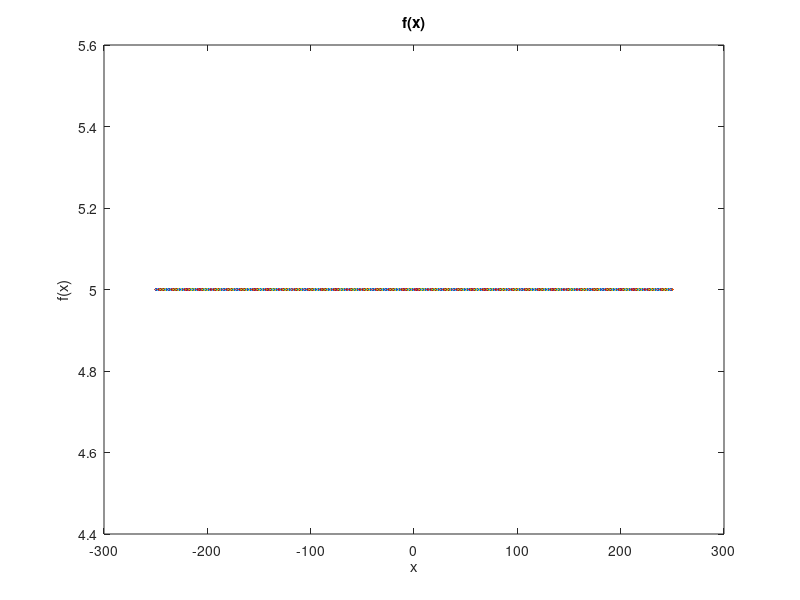
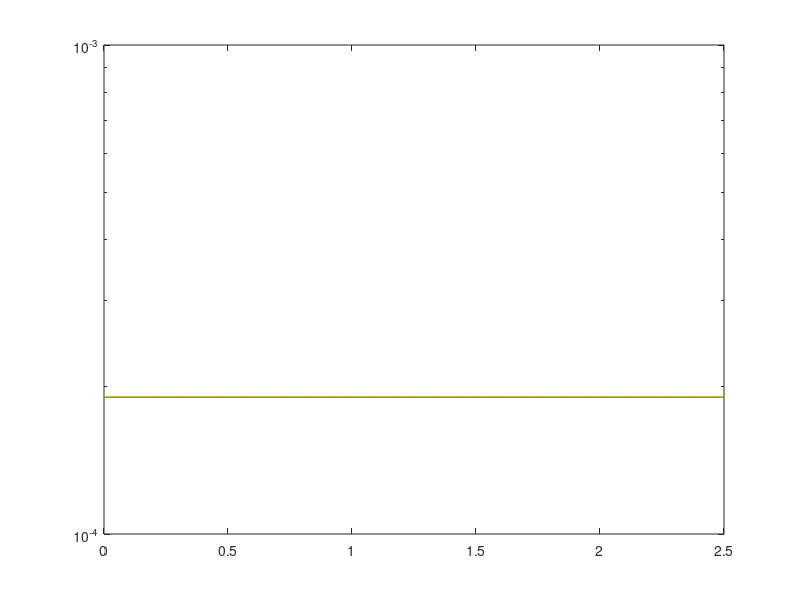

Source code (MATLAB) for these figures, in order:
% Script to plot the Fourier Transform of a given function

% Define the sampling frequency
SF = 5;
% Create a vector of 10^5 points between -10 and 10
t = -250:1/SF:250;
% Input given function
x = input('input function: ');
% Minimum length of FFT multiplied by 20
n = (2^5)*(2^nextpow2(length(t))); % Length of FFT
% Apply Fast Fourier Transform
X = fft(x,n); 
% FFT is symmetric, throw away second half
X = X(1:n/2); 
% Ignore imaginary values of X
Y = X.*conj(X)/n;
%Y = abs(X);
% Normalise the frequency scale
f = (0:n/2-1)*SF/n;

figure;
plot(t,x);
title('f(x)'); 
xlabel('x'); 
ylabel('f(x)');

figure;

semilogy(f,Y);
hold all;

satisfied = false;

while (~satisfied)

    cutoff1 = input('where do you want cutoff1? (index, 200 is good): ');
    cutoff2 = input('where do you want cutoff2? (value): ');

    % THESE LINES FOR CUTTING OF ARTEFACTS
    for i = 1:length(f)
        if(f(i) > cutoff2)
            f = f(cutoff1:i); 
            Y = Y(cutoff1:i);
            Y2 = log(Y);
            break;
        end
    end
    
    semilogy(f,Y);
    hold all;

    satisfied = input('Satisfied? (true, false): ');
end